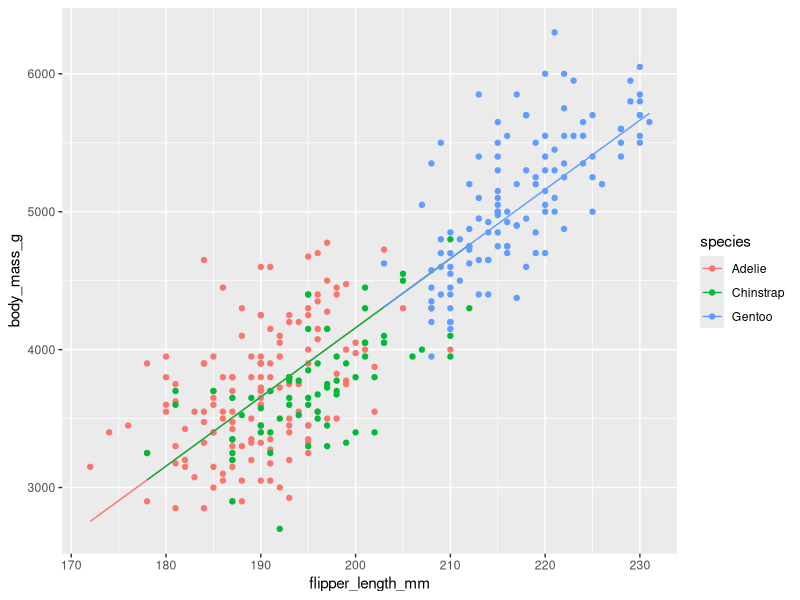
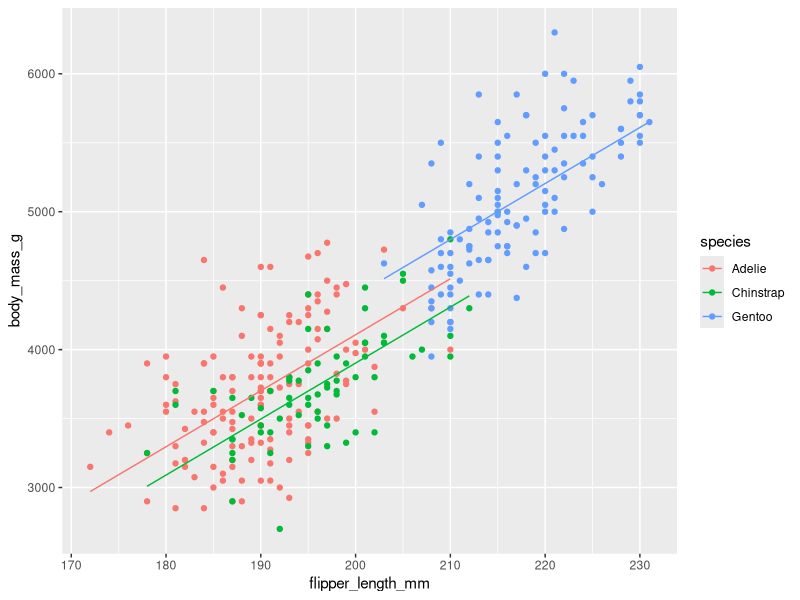
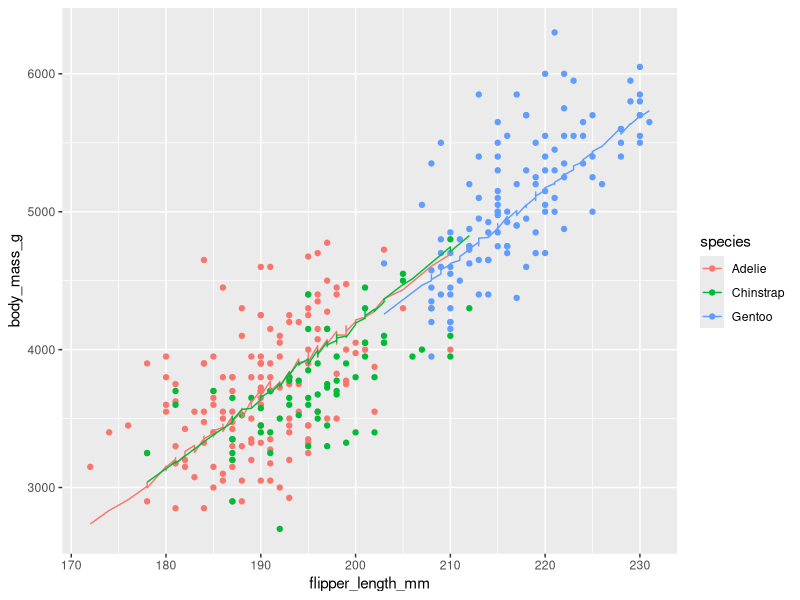
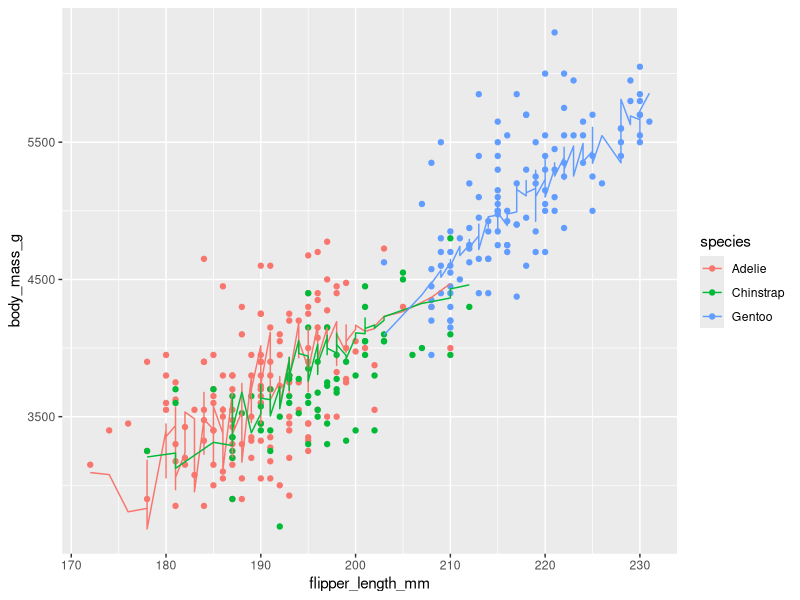
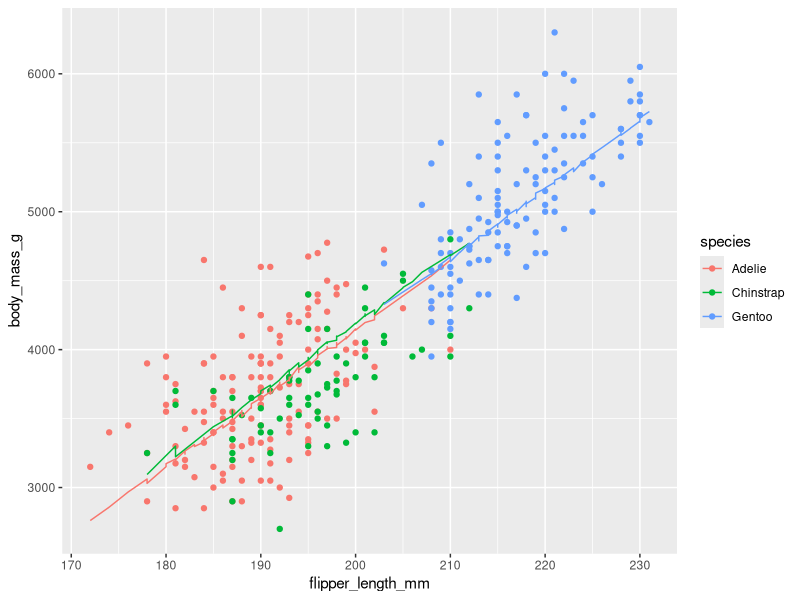
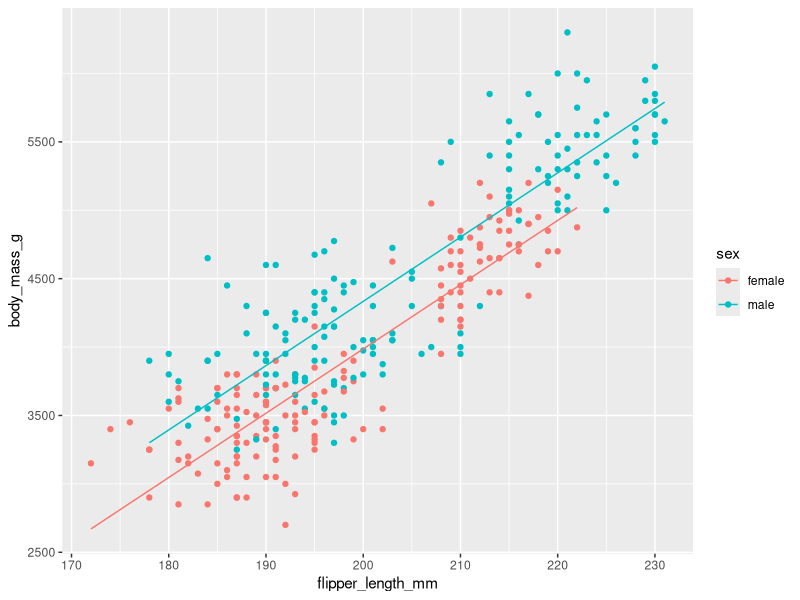

Here is the R script that generated these plots, in order:
## ---- chunk 1
dat <- palmerpenguins::penguins
dat <- dat[complete.cases(dat),]
head(dat)
## ---- chunk 2
library(ggplot2) 
library(broom)
## ---- chunk 3

#First look at the data in a scatter plot.

scatterplot <- dat |> ggplot(aes(x=flipper_length_mm, y=body_mass_g, color=species)) +
  geom_point()

print(" Linear model with flipper_length_mm")

mm1 <- lm(body_mass_g ~ flipper_length_mm, data=dat)

summary(mm1)

names(mm1)

scatterplot + geom_line(aes(y=fitted(mm1)))

# Now to answeer the question "How well can we predict the body mass of a penguin based on species and flipper length?"

# Answer the T value is 32.56 on flipper_length and p value is way below 0.5 this is having a great impact 
## ---- chunk 4

# Now we add species

scatterplot <- dat |> ggplot(aes(x=flipper_length_mm, y=body_mass_g, color=species)) +
  geom_point()

print(" Linear model with flipper_length_mm and species")

mm2 <- lm(body_mass_g ~ flipper_length_mm + species, data=dat)

summary(mm2)

scatterplot + geom_line(aes(y=fitted(mm2)))
## ---- chunk 5

# Now we remove species and use bill_depth

scatterplot <- dat |> ggplot(aes(x=flipper_length_mm, y=body_mass_g, color=species)) +
  geom_point()

print(" Linear model with flipper_length_mm and bill_depth")

mm3 <- lm(body_mass_g ~ flipper_length_mm + bill_depth_mm, data=dat)

summary(mm3)

scatterplot + geom_line(aes(y=fitted(mm3)))
## ---- chunk 6
# Now we remove species and use bill_depth as interaction

scatterplot <- dat |> ggplot(aes(x=flipper_length_mm, y=body_mass_g, color=species)) +
  geom_point()

print(" Linear model with flipper_length_mm and bill_depth")

mm4 <- lm(body_mass_g ~ flipper_length_mm * bill_depth_mm, data=dat)

summary(mm4)

scatterplot + geom_line(aes(y=fitted(mm4)))

#Dose not look very good
## ---- chunk 7
# Now we remove bill_length

scatterplot <- dat |> ggplot(aes(x=flipper_length_mm, y=body_mass_g, color=species)) +
  geom_point()

print(" Linear model with flipper_length_mm and bill_length_mm")

mm5 <- lm(body_mass_g ~ flipper_length_mm + bill_length_mm, data=dat)

summary(mm5)

scatterplot + geom_line(aes(y=fitted(mm5)))
## ---- chunk 8
# Now we use bill_depth and sex

scatterplot <- dat |> ggplot(aes(x=flipper_length_mm, y=body_mass_g, color=sex)) +
  geom_point()

print(" Linear model with flipper_length_mm and bill_depth")

mm6 <- lm(body_mass_g ~ flipper_length_mm + sex, data=dat)

summary(mm6)

scatterplot + geom_line(aes(y=fitted(mm6)))
